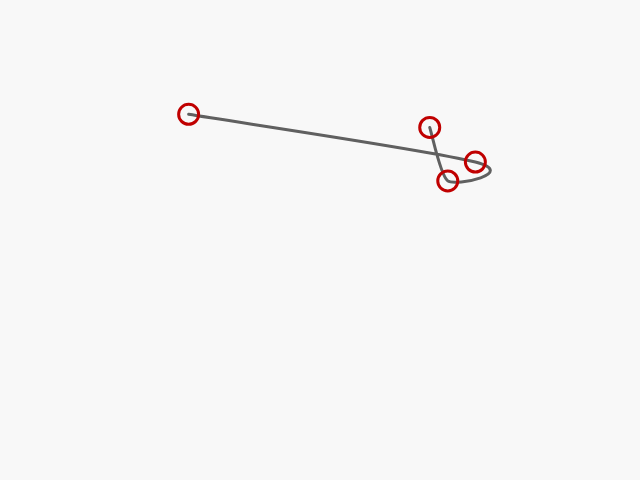
Frame 1 (no input)
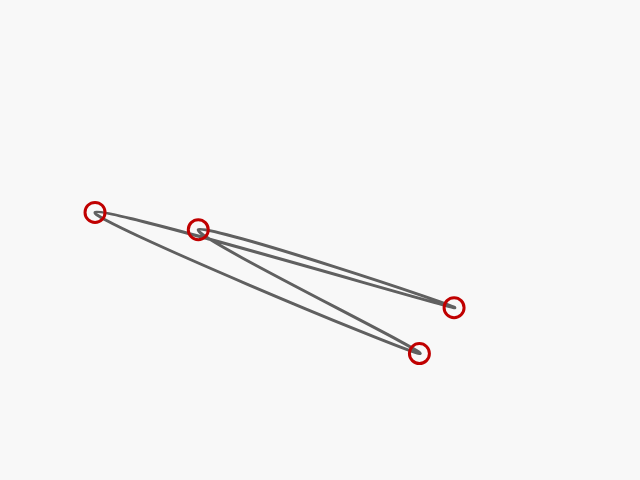
Frame 60 (no input)
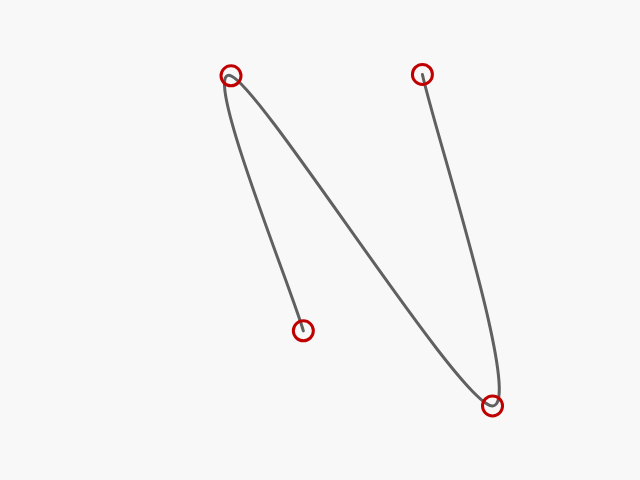
Frame 120 (the mouse pressed at the canvas centre since frame 60)

The p5.js sketch that drew these frames (run headless with seeded random() and noise() and a simulated clock; from frame 60 on, the mouse is pressed at the canvas centre):

// p5.js sketch
// ── sketch.js
// ---- definition ------------------------------------------------------------

/**
 * Similar as p5 `curveVertex()` but takes a vector as argument.
 * @param vector - Coordinates of the vertex. `vector.z` is optional (for WebGL mode).
 */
const curveVertexFromVector = vector =>
  curveVertex(vector.x, vector.y, vector.z);

/**
 * Draws a curve through `vertices`.
 * @param vertices
 */
const drawCurve = vertices => {
  const { length } = vertices;

  beginShape();
  curveVertexFromVector(vertices[0]);
  vertices.forEach(curveVertexFromVector);
  curveVertexFromVector(vertices[length - 1]);
  endShape();
};

/**
 * Draws a curve through `vertices`, smoothly connecting the first and last vertex.
 * @param vertices
 */
const drawCurveClosed = vertices => {
  beginShape();
  vertices.forEach(curveVertexFromVector);
  for (let i = 0; i < 3; i += 1) curveVertexFromVector(vertices[i]);
  endShape();
};

// ---- usage ---------------------------------------------------------------

/*
The below draws a curve through the given 4 points.
You may also use drawCurveClose() instead of drawCurve().
*/

// drawCurve([
//   { x: 30, y: 30 },
//   { x: 70, y: 30 },
//   { x: 70, y: 70 },
//   { x: 30, y: 70 }
// ]);

// ---- example ---------------------------------------------------------------

// -- functions ----

const createRandomVertex = () => {
  return {
    x: random(0.1, 0.9) * width,
    y: random(0.1, 0.9) * height
  };
};
const createRandomVertices = length =>
  Array.from({ length }, createRandomVertex);

const markVertex = vertex => circle(vertex.x, vertex.y, 20);
const markVertices = vertices => vertices.forEach(markVertex);

const drawNewCurve = parameter => {
  background(248);
  const vertices = createRandomVertices(4);

  stroke(96);
  if (parameter.close) drawCurveClosed(vertices);
  else drawCurve(vertices);

  stroke(192, 0, 0);
  markVertices(vertices);
};

// -- main ----

function setup() {
  createCanvas(640, 480);
  noFill();
  strokeWeight(3);

  drawNewCurve({ closed: false });
}

function draw() {
  switch (frameCount % 120) {
    case 0:
      drawNewCurve({ close: false });
      break;
    case 60:
      drawNewCurve({ close: true });
      break;
  }
}
